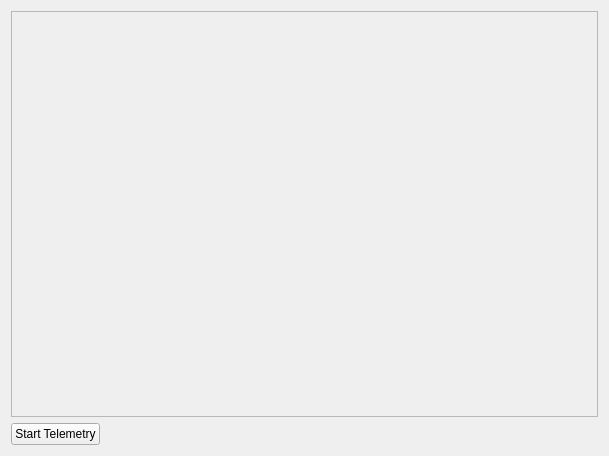
<?xml version="1.0" encoding="UTF-8"?>
<ui version="4.0">
 <class>AQTelemetryView</class>
 <widget class="QWidget" name="AQTelemetryView">
  <property name="geometry">
   <rect>
    <x>0</x>
    <y>0</y>
    <width>609</width>
    <height>456</height>
   </rect>
  </property>
  <property name="windowTitle">
   <string>Form</string>
  </property>
  <layout class="QVBoxLayout" name="verticalLayout">
   <item>
    <widget class="QScrollArea" name="tab_val_chart">
     <property name="widgetResizable">
      <bool>true</bool>
     </property>
     <widget class="QWidget" name="plotFrameTele">
      <property name="geometry">
       <rect>
        <x>0</x>
        <y>0</y>
        <width>589</width>
        <height>405</height>
       </rect>
      </property>
     </widget>
    </widget>
   </item>
   <item>
    <layout class="QHBoxLayout" name="horizontalLayout">
     <item>
      <widget class="QPushButton" name="pushButton_start_tel_grid">
       <property name="text">
        <string>Start Telemetry</string>
       </property>
      </widget>
     </item>
     <item>
      <spacer name="horizontalSpacer">
       <property name="orientation">
        <enum>Qt::Horizontal</enum>
       </property>
       <property name="sizeHint" stdset="0">
        <size>
         <width>40</width>
         <height>20</height>
        </size>
       </property>
      </spacer>
     </item>
    </layout>
   </item>
  </layout>
 </widget>
 <resources/>
 <connections/>
</ui>
